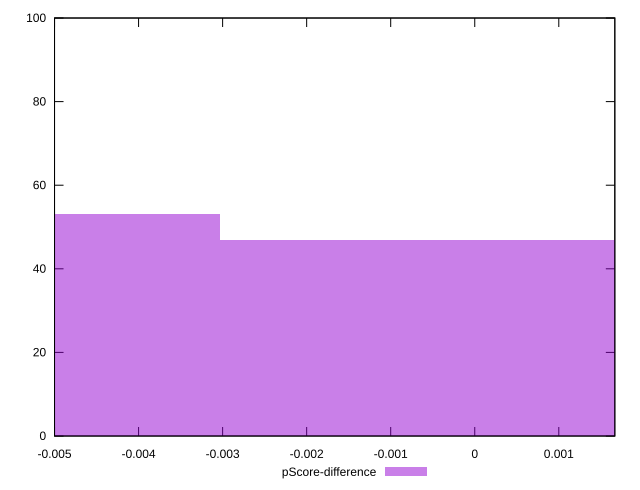

Generate this figure with gnuplot:
reset

$pScoreDifference <<EOF
-0.006053638217442085 53
0 47
EOF

set key outside below
set boxwidth 0.006053638217442085
set xrange [-0.0050000000000000044:0.0016666666666667052]
set yrange [0:100]
set trange [0:100]
set style fill transparent solid 0.5 noborder
set terminal svg size 640, 490 enhanced background rgb 'white'
set output "report_00014_2021-02-09T15:56:05.503Z/unminified-javascript/samples/pages+cached+noadtech+nomedia+nocss/pScore-difference/histogram.svg"

plot $pScoreDifference title "pScore-difference" with boxes

reset
